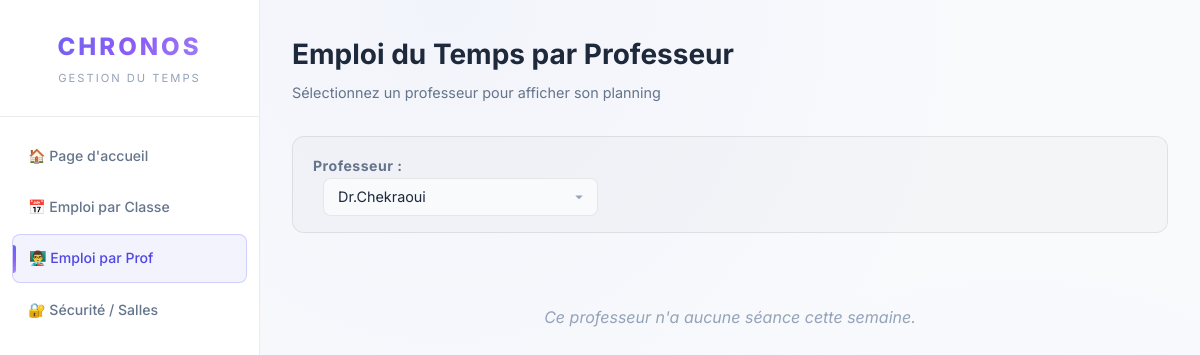
The page /WebApp/TIMETABLE_APP/views/emploi_prof.php?id_prof=2 on the database as committed earlier.
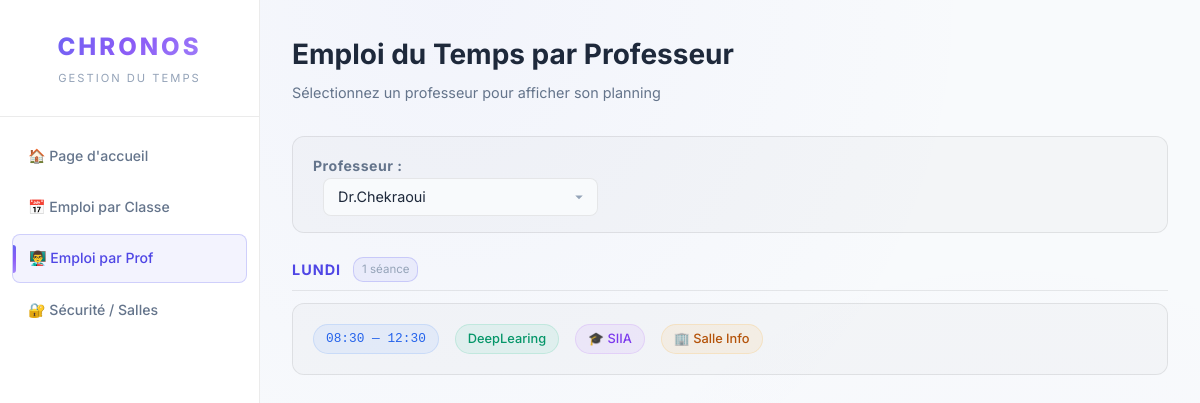
The same page on the database as committed later.
### tables this page shows
CREATE TABLE `EMPLOI_DU_TEMPS` (
  `ID_EMPLOI` int(11) NOT NULL,
  `ID_PROF` int(11) DEFAULT NULL,
  `ID_COURS` int(11) DEFAULT NULL,
  `ID_SALLE` int(11) DEFAULT NULL,
  `ID_CLASSE` int(11) DEFAULT NULL,
  `JOUR` varchar(20) DEFAULT NULL,
  `HEURE_DEB` time DEFAULT NULL,
  `HEURE_FIN` time DEFAULT NULL
);

CREATE TABLE `COURS` (
  `ID_COURS` int(11) NOT NULL,
  `NOM_COURS` varchar(100) NOT NULL
);

CREATE TABLE `CLASSE` (
  `ID_CLASSE` int(11) NOT NULL,
  `NUMERO` varchar(50) NOT NULL
);

CREATE TABLE `SALLE` (
  `ID_SALLE` int(11) NOT NULL,
  `NOM_SALLE` varchar(100) NOT NULL,
  `CAPACITE` int(11) NOT NULL
);

### WebApp/TIMETABLE_APP/views/emploi_prof.php (the view, shortened to what this page needs)
<?php
include __DIR__ . "/../../config/db.php";
$profs_res = $conn->query("SELECT * FROM PROF ORDER BY NOM_PROF");
$id_prof = $_GET['id_prof'] ?? null;
$emplois = null;
if ($id_prof) {
    $sql = "SELECT e.*, c.NUMERO as NOM_CLASSE, co.NOM_COURS, s.NOM_SALLE,
            TIME_FORMAT(e.HEURE_DEB, '%H:%i') as hd, TIME_FORMAT(e.HEURE_FIN, '%H:%i') as hf
            FROM EMPLOI_DU_TEMPS e
            LEFT JOIN CLASSE c ON e.ID_CLASSE = c.ID_CLASSE LEFT JOIN COURS co ON e.ID_COURS = co.ID_COURS
            LEFT JOIN SALLE s ON e.ID_SALLE = s.ID_SALLE
            WHERE e.ID_PROF = ?
            ORDER BY FIELD(e.JOUR, 'Lundi','Mardi','Mercredi','Jeudi','Vendredi','Samedi'), e.HEURE_DEB";
    $stmt = $conn->prepare($sql);
    $stmt->bind_param("i", $id_prof);
    $stmt->execute();
    $emplois = $stmt->get_result();
}
?>
<!DOCTYPE html>
<html lang="fr">
<head>
    <link rel="stylesheet" href="../assets/style.css?v=2">
</head>
<body>
    <div class="sidebar">
        <div class="sidebar-header">
            <div class="brand">CHRONOS</div>
            <div class="brand-sub">Gestion du temps</div>
        </div>
        <div class="sidebar-menu">
            <a href="../index.php">🏠 Page d'accueil</a>
            <a href="emploi_classe.php">📅 Emploi par Classe</a>
            <a href="emploi_prof.php" class="active">👨‍🏫 Emploi par Prof</a>
            <a href="securite.php">🔐 Sécurité / Salles</a>
        </div>
    </div>
    <div class="main-content">
        <div class="page-header">
            <div>
                <h2>Emploi du Temps par Professeur</h2>
                <p class="subtitle">Sélectionnez un professeur pour afficher son planning</p>
            </div>
        </div>
        <div class="filter-section">
            <form method="GET">
                <label><strong>Professeur :</strong></label>
                <select name="id_prof" onchange="this.form.submit()" style="margin-left:10px;">
                    <?php while($p = $profs_res->fetch_assoc()): ?>
                        <option value="<?= $p['ID_PROF'] ?>" <?= $id_prof == $p['ID_PROF'] ? 'selected' : '' ?>>
                            <?= htmlspecialchars($p['NOM_PROF']) ?>
                        </option>
                    <?php endwhile; ?>
                </select>
            </form>
        </div>
        <?php if ($id_prof && $emplois && $emplois->num_rows > 0): ?>
            <?php
            $grouped = [];
            while($row = $emplois->fetch_assoc()) { $grouped[$row['JOUR']][] = $row; }
            ?>
            <?php foreach($grouped as $day => $sessions): ?>
                <div class="day-group">
                    <div class="day-group-header">
                        <span class="day-name"><?= htmlspecialchars($day) ?></span>
                        <span class="day-count"><?= count($sessions) ?> séance<?= count($sessions)>1?'s':'' ?></span>
                    </div>
                    <div class="schedule-list">
                        <?php foreach($sessions as $s): ?>
                            <div class="session-card">
                                <div class="session-main">
                                    <span class="session-chip chip-time"><?= $s['hd'] ?> — <?= $s['hf'] ?></span>
                                    <span class="session-chip chip-course"><?= htmlspecialchars($s['NOM_COURS']) ?></span>
                                    <span class="session-chip chip-class">🎓 <?= htmlspecialchars($s['NOM_CLASSE']) ?></span>
                                    <span class="session-chip chip-room">🏢 <?= htmlspecialchars($s['NOM_SALLE']) ?></span>
                                </div>
                            </div>
                        <?php endforeach; ?>
                    </div>
                </div>
            <?php endforeach; ?>
        <?php elseif($id_prof): ?>
            <div class="empty-state">Ce professeur n'a aucune séance cette semaine.</div>
        <?php endif; ?>
    </div>
</body>
</html>

Rows that differ between the two databases and show on the page:
added emploi_du_temps: hd "08:30", hf "12:30", ID_COURS.NOM_COURS "DeepLearing", ID_CLASSE.NUMERO "SIIA", ID_SALLE.NOM_SALLE "Salle Info"
Other text that changed with them:
new list line: "LUNDI 1 séance"
text no longer shown: "Ce professeur n'a aucune séance cette semaine."
